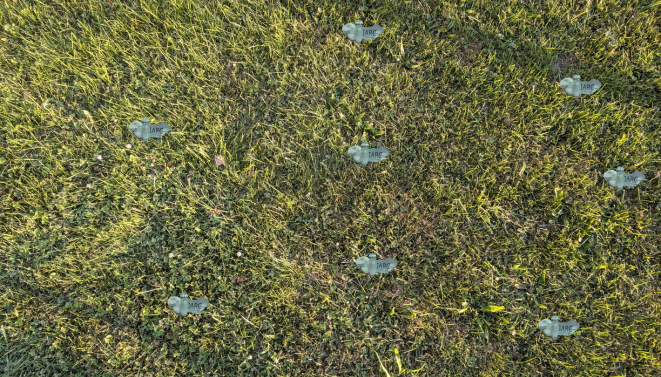
#> input picture wideScan/Iarc_photo_folder/mine_in_grass templates_(combo-2).png, 661 x 377 px, found by its file name
$ python hsvRangeFinder.py
#> lines starting #> are read from the running program, lines starting #| are printed output that depends on the picture; after the words box and inside, x2 and y2 are one past the last pixel; in counts of white or black regions, pixels touching at a corner belong together
import cv2
import numpy as np
from typing import Any


# This function does nothing but is required by the trackbar
def nothing(x: Any) -> None:
    pass


# PUT IMAGE FILE PATHS HERE TO FIND THE SUITABLE HSV RANGE FOR THEM:
IMAGE_PATH = "../Iarc_photo_folder/mine_in_grass templates_(combo-2).png"
# For more photos: [First Photo Here, '../Iarc_photo_folder/mine_in_grass templates_(combo).png']

# Reads through each image in Image_path with cv2
img = cv2.imread(IMAGE_PATH)
#> img is the input picture: shape (377, 661, 3); mean B, G, R 65.3, 105.6, 104.8

# if image couldn't load then go to the next one or stop program
if img is None:
    print(f"Error: Could not load image from {IMAGE_PATH}")
    exit()

# Resize for display if it's too big
h, w = img.shape[:2]
#> h = 377; w = 661
if w > 1200:
    scale = 1200 / w
    img = cv2.resize(img, (int(w * scale), int(h * scale)))

# Convert to HSV
hsv: np.ndarray = cv2.cvtColor(img, cv2.COLOR_BGR2HSV)
#> hsv: shape (377, 661, 3); mean H, S, V 32.2, 102.9, 108.3

# --- 2. Create Trackbar Window ---
cv2.namedWindow("Trackbars")
cv2.createTrackbar("H_min", "Trackbars", 90, 179, nothing)
cv2.createTrackbar("H_max", "Trackbars", 130, 179, nothing)
cv2.createTrackbar("S_min", "Trackbars", 40, 255, nothing)
cv2.createTrackbar("S_max", "Trackbars", 150, 255, nothing)
cv2.createTrackbar("V_min", "Trackbars", 100, 255, nothing)
cv2.createTrackbar("V_max", "Trackbars", 220, 255, nothing)

print("\n--- HSV Calibration Tool ---")
print("Adjust the sliders until only the mines are white in the 'Mask' window.")
print("Press 's' to save and calculate.")
print("Press 'q' to quit without saving.")
print("---------------------------------")

final_mask = None

# continue updating HSV values bassed on trackbars until q or s is pressed
while True:
    # --- 3. Read Trackbar Values ---
    h_min = cv2.getTrackbarPos("H_min", "Trackbars")
    h_max = cv2.getTrackbarPos("H_max", "Trackbars")
    s_min = cv2.getTrackbarPos("S_min", "Trackbars")
    s_max = cv2.getTrackbarPos("S_max", "Trackbars")
    v_min = cv2.getTrackbarPos("V_min", "Trackbars")
    v_max = cv2.getTrackbarPos("V_max", "Trackbars")

    # Create the bounds
    lower_bound = np.array([h_min, s_min, v_min])
    upper_bound = np.array([h_max, s_max, v_max])

    # --- 4. Create and Show Mask (white pixels that are in HSV range, all other pixels are black)
    mask: np.ndarray = cv2.inRange(hsv, lower_bound, upper_bound)
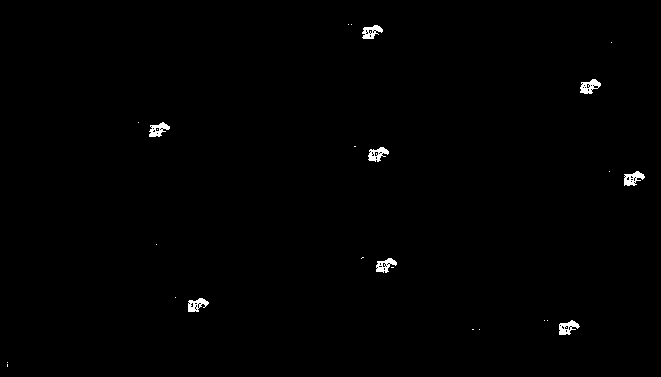
#> mask: shape (377, 661); 0.57% white; 25 white regions (17 under 20 px), largest, box (x1, y1, x2, y2) and area: (580, 79, 601, 94) 182, (624, 171, 645, 186) 181, (559, 320, 580, 335) 176
    # Apply the mask to the original image (original pixels in the HSV range)
    result = cv2.bitwise_and(img, img, mask=mask)

    cv2.imshow("Original Image", img)
    cv2.imshow("Mask", mask)
    cv2.imshow("Result", result)

    key = cv2.waitKey(1) & 0xFF
#> (key q is pressed here)
    if key == ord("q"):
        break
    if key == ord("s"):
        final_mask = mask
        print("Mask saved! Calculating stats...")
        break

cv2.destroyAllWindows()

# --- 5. Calculate and Print Stats ---
if final_mask is not None:
    # Check if we actually selected any pixels
    if np.count_nonzero(final_mask) > 0:

        # This is the magic function!
        # It calculates mean and std dev, but only for pixels
        # specified in the mask.
        mean, std_dev = cv2.meanStdDev(hsv, mask=final_mask)

        print("\n--- Statistics for Selected Pixels ---")
        print(f"      H      S      V")
        print(f"Mean: {mean.flatten().round(2)}")
        print(f"StdDev: {std_dev.flatten().round(2)}")

        # --- 6. Generate New Bounds ---
        # A common rule is to use 2-3 standard deviations
        # We must clip values to be in the valid 0-255 range

        stats = np.array([mean, std_dev]).flatten()

        # Calculate bounds using values from the trackbars
        # Note: 179 is max for H, 255 for S and V
        """lower = np.array([stats[0] - 2 * stats[3],  # H_mean - 2*H_std
                          stats[1] - 2 * stats[4],  # S_mean - 2*S_std
                          stats[2] - 2 * stats[5]]) # V_mean - 2*V_std"""
        lower = np.array([h_min, s_min, v_min])

        """upper = np.array([stats[0] + 2 * stats[3],  # H_mean + 2*H_std
                          stats[1] + 2 * stats[4],  # S_mean + 2*S_std
                          stats[2] + 2 * stats[5]]) # V_mean + 2*V_std"""

        upper = np.array([h_max, s_max, v_max])

        # Clip the values to their valid ranges
        lower_bound_final = np.clip(lower, [0, 0, 0], [179, 255, 255]).astype(int)
        upper_bound_final = np.clip(upper, [0, 0, 0], [179, 255, 255]).astype(int)

        print("\n--- Suggested New Bounds for Your Program ---")
        print(f"lower_bound = np.array({lower_bound_final.tolist()})")
        print(f"upper_bound = np.array({upper_bound_final.tolist()})")

    else:
        print("No pixels were selected in the mask. No stats to calculate.")
else:
    print("Operation cancelled. No stats calculated.")

$ run again, with wideScan/Iarc_photo_folder/mine_in_grass templates (2).png copied over wideScan/Iarc_photo_folder/mine_in_grass templates_(combo-2).png
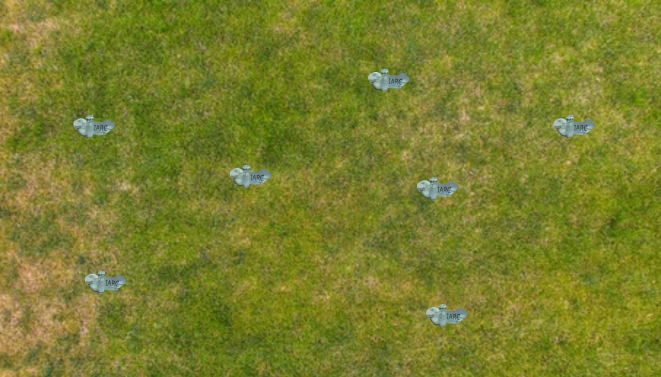
#> input picture wideScan/Iarc_photo_folder/mine_in_grass templates (2).png, 661 x 377 px, found by its file name
#> img is the input picture: shape (377, 661, 3); mean B, G, R 43.5, 126.8, 121.9
#> hsv: shape (377, 661, 3); mean H, S, V 32.4, 172.1, 129.4
#> `mask: np.ndarray = cv2.inRange(hsv, lower_bound, upper_bound)`:
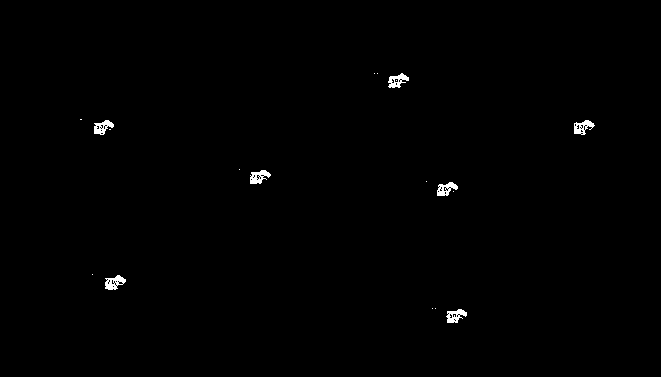
#> mask: shape (377, 661); 0.49% white; 18 white regions (11 under 20 px), largest, box (x1, y1, x2, y2) and area: (105, 275, 126, 290) 182, (250, 170, 271, 184) 176, (446, 309, 467, 323) 171

$ run again, with wideScan/Iarc_photo_folder/mine_in_grass templates (3).png copied over wideScan/Iarc_photo_folder/mine_in_grass templates_(combo-2).png
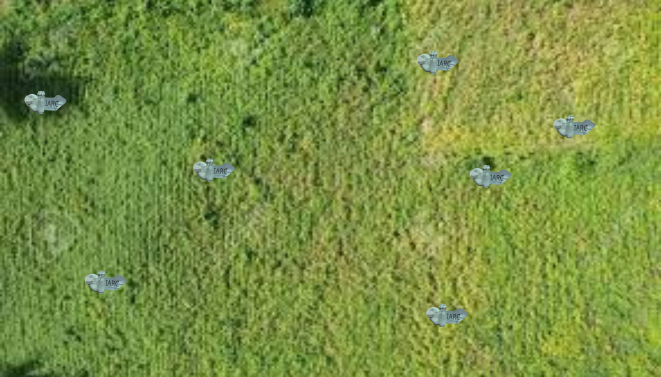
#> input picture wideScan/Iarc_photo_folder/mine_in_grass templates (3).png, 661 x 377 px, found by its file name
#> img is the input picture: shape (377, 661, 3); mean B, G, R 66.9, 144.8, 122.3
#> hsv: shape (377, 661, 3); mean H, S, V 39.7, 140.2, 144.9
#> `mask: np.ndarray = cv2.inRange(hsv, lower_bound, upper_bound)`:
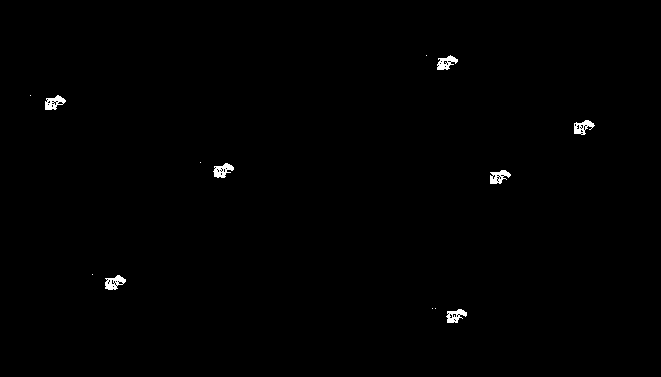
#> mask: shape (377, 661); 0.5% white; 13 white regions (6 under 20 px), largest, box (x1, y1, x2, y2) and area: (105, 275, 126, 290) 182, (213, 163, 234, 178) 180, (45, 95, 66, 110) 178
